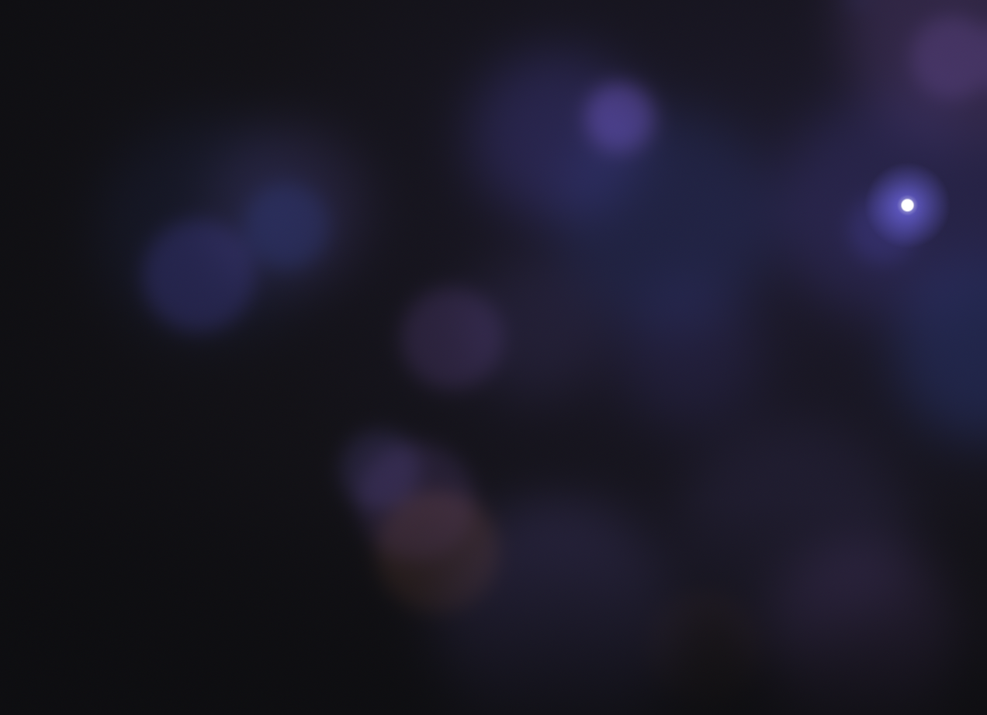
#> input picture tools/instalator_grafika/tlo-1272.png, 987 x 715 px, shrunk from 1272 x 922 before the run
$ python tnij.py instalator_grafika/tlo-1272.png 5
#> lines starting #> are read from the running program, lines starting #| are printed output that depends on the picture
"""Tnie wysoki arkusz na czesci, zeby dalo sie go obejrzec."""

import sys

import cv2

source = sys.argv[1]
parts = int(sys.argv[2]) if len(sys.argv) > 2 else 3
image = cv2.imread(source)
#> image is the input picture: shape (715, 987, 3); mean B, G, R 41, 25, 27
step = image.shape[0] // parts
#> step = 143
for index in range(parts):
    end = image.shape[0] if index == parts - 1 else (index + 1) * step
    name = source.replace(".jpg", f"_{index + 1}.jpg")
    cv2.imwrite(name, image[index * step:end], [cv2.IMWRITE_JPEG_QUALITY, 92])
    print(name)
#> this loop made 5 passes
#> pass 1, `cv2.imwrite(name, image[index * step:end], [cv2.IMWRITE_JPEG_QUALITY, ..`:
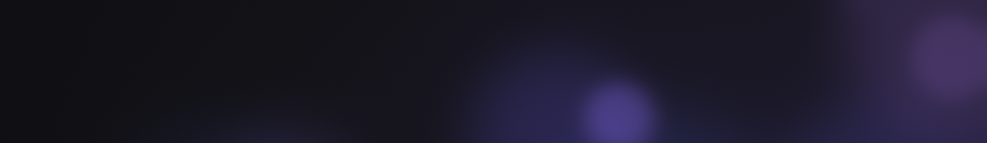
#> saved as tlo-1272.png: shape (143, 987, 3); mean B, G, R 42.7, 25.7, 28.7
#> pass 2, `cv2.imwrite(name, image[index * step:end], [cv2.IMWRITE_JPEG_QUALITY, ..`:
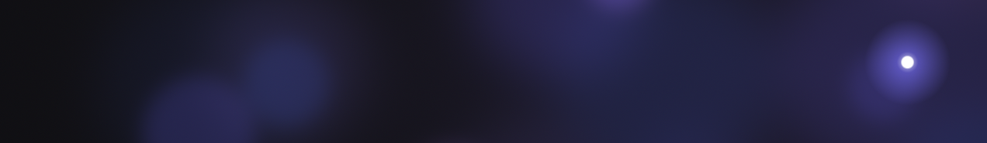
#> saved as tlo-1272.png: shape (143, 987, 3); mean B, G, R 58.8, 31.8, 32.7
